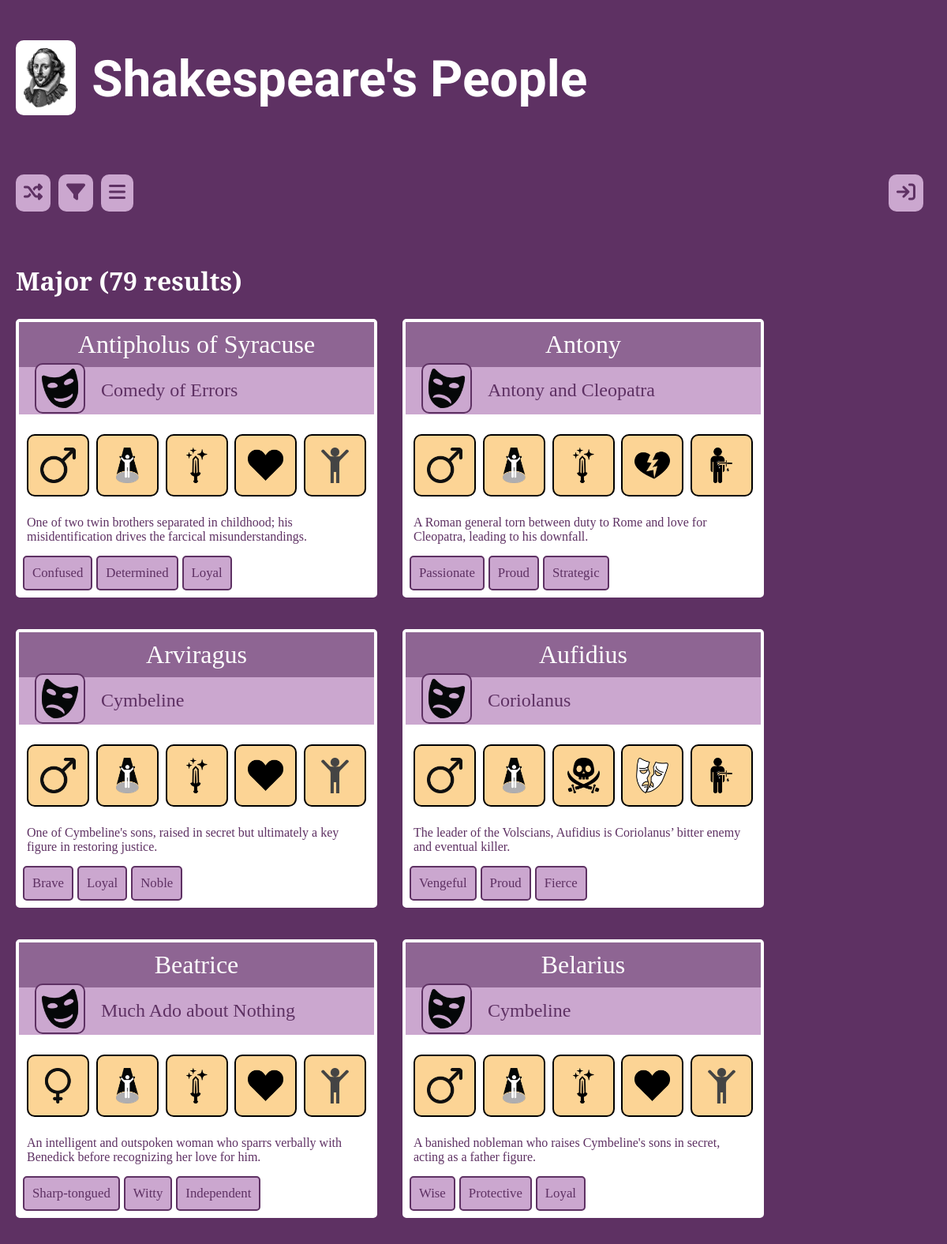
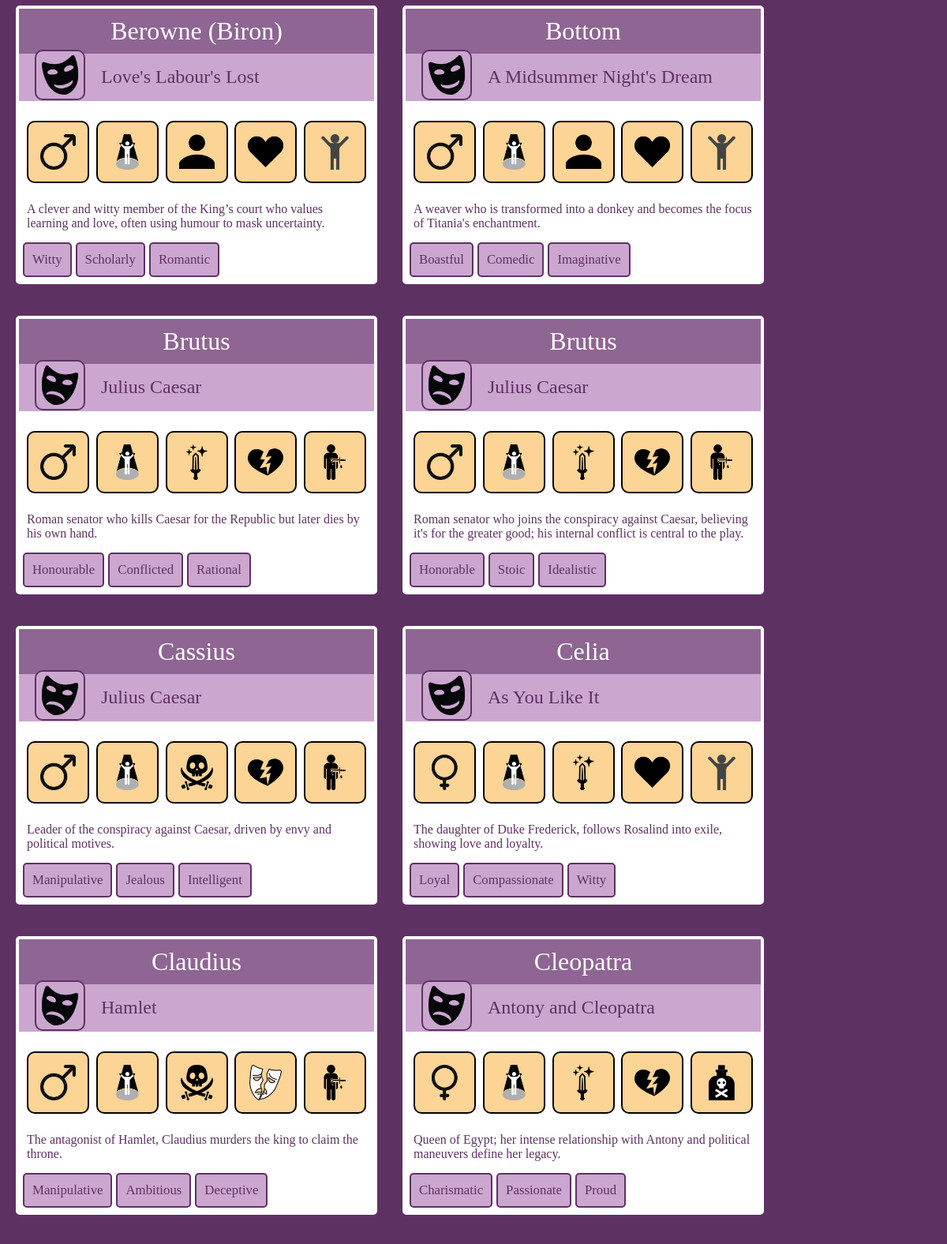
The page /index.php?page=content/click_search&search_type=ms_role&search_term=Major (upper part) on the database its author committed (2 pictures, top to bottom).
### tables this page shows
CREATE TABLE IF NOT EXISTS `data` (
  `ID` int NOT NULL AUTO_INCREMENT,
  `Character_name` varchar(128) NOT NULL,
  `PlayID` int NOT NULL,
  `RoleID` int NOT NULL,
  `GenderID` int NOT NULL,
  `Moral_AlignmentID` int NOT NULL,
  `Trait_1ID` int NOT NULL,
  `Trait_2ID` int NOT NULL,
  `Trait_3ID` int NOT NULL,
  `COD_ActionID` int NOT NULL,
  `COD_MethodID` int NOT NULL,
  `Description` varchar(255) NOT NULL,
  `Featured_Image` varchar(150) NOT NULL,
  PRIMARY KEY (`ID`)
);

CREATE TABLE IF NOT EXISTS `category` (
  `CategoryID` int NOT NULL AUTO_INCREMENT,
  `Play_Cat` varchar(7) NOT NULL,
  `Category_Icon` varchar(75) NOT NULL,
  PRIMARY KEY (`CategoryID`)
);

CREATE TABLE IF NOT EXISTS `play_name` (
  `PlayID` int NOT NULL AUTO_INCREMENT,
  `Play` varchar(128) NOT NULL,
  `CategoryID` int NOT NULL,
  PRIMARY KEY (`PlayID`)
);

CREATE TABLE IF NOT EXISTS `key_traits` (
  `TraitID` int NOT NULL AUTO_INCREMENT,
  `Trait` varchar(40) NOT NULL,
  PRIMARY KEY (`TraitID`)
);

### content/click_search.php (called while the page is built, shortened)
<?php
    $search_type = to_clean($_REQUEST['search_type']);
    $search_term = to_clean($_REQUEST['search_term']);
    $heading=$search_term;
    $order = " ORDER BY d.Character_name ASC";
$search_columns = [
    "play"      => "Play",
    "category"  => "Play_Cat",
    "gender"    => "M_or_F",
    "ms_role"      => "Role",
    "moral_alignment" => "Alignment",
    "cod_action"    => "Action",
    "cod_method"    => "Method",
    "character" => "Character_name"
];
    $params = [$search_term];
    if(array_key_exists($search_type, $search_columns)) {
        $column = $search_columns[$search_type];
        $sql_condition = "WHERE `$column` LIKE ?";
    }
    $sql_condition .= $order;
    include("results.php");
  ?>

### functions.php (called while the page is built, shortened)
<?php
function get_query($dbconnect, $sql_condition, $params = [])
 {
    $find_sql = "
    SELECT d.*,
            p.*,
            c.*,
            g.*,
            r.*,
            ma.*,
            a.*,
            m.*,
            -- 'Trait' is the COLUMN name with the 'word'
            k1.Trait AS Trait1,
            k2.Trait AS Trait2,
            k3.Trait AS Trait3
    FROM data d
    JOIN play_name p ON p.PlayID = d.PlayID
    JOIN category c ON c.CategoryID = p.CategoryID
    JOIN gender g ON g.GenderID = d.GenderID
    JOIN ms_role r ON r.RoleID = d.RoleID
    JOIN moral_alignment ma ON ma.Moral_AlignmentID = d.Moral_AlignmentID
    JOIN cod_action a ON a.COD_ActionID = d.COD_ActionID
    JOIN cod_method m ON m.COD_MethodID = d.COD_MethodID
    JOIN key_traits k1 ON d.Trait_1ID = k1.TraitID
    JOIN key_traits k2 ON d.Trait_2ID = k2.TraitID
    JOIN key_traits k3 ON d.Trait_3ID = k3.TraitID
    -- Adds additional sql condition
    $sql_condition
    ";
    $stmnt = $dbconnect -> prepare($find_sql);
    if(!empty($params)) {
          $types = str_repeat('s', count($params));
          $bind_values = [];
          foreach ($params as $key => $value) {
            $bind_values[$key] = &$params[$key];
          }
      array_unshift($bind_values, $types);
      call_user_func_array([$stmnt, 'bind_param'], $bind_values);
    }
    $stmnt -> execute();
    $find_query = $stmnt -> get_result();
    $find_count = $find_query -> num_rows;
    return [$find_query, $find_count];
 }
 function to_clean($data) {
	$data = trim($data);
	return $data;
}
      ?>

### content/retrieve_all.php (called while the page is built, shortened)
<?php
    $character = $find_rs['Character_name'];
    $play = $find_rs['Play'];
    $category = $find_rs['Play_Cat'];
    $gender = $find_rs['M_or_F'];
    $role = $find_rs['Role'];
    $alignment = $find_rs['Alignment'];
    $action = $find_rs['Action'];
    $method = $find_rs['Method'];
    $trait1 = $find_rs['Trait1'];
    $trait2 = $find_rs['Trait2'];
    $trait3 = $find_rs['Trait3'];
    $category_icon = "images/icons/".$find_rs['Category_Icon'];
    $gender_icon = "images/icons/".$find_rs['Gender_Icon'];
    $role_icon = "images/icons/".$find_rs['Role_Icon'];
    $alignment_icon = "images/icons/".$find_rs['Moral_Icon'];
    $action_icon = "images/icons/".$find_rs['Action_Icon'];
    $method_icon = "images/icons/".$find_rs['Method_Icon'];
    $click_type = "index.php?page=content/click_search&search_type=";
    $click_term="&search_term="
?>

### content/character_details.php (the view, shortened to what this page needs)
<div class="char-details">
    <div class="character-name"><?= htmlspecialchars($character); ?></div>
<div class="play-title">
    <a title="<?= htmlspecialchars($category); ?>" href="<?= $click_type."category".$click_term.urlencode($category) ?>"><img src="<?= htmlspecialchars($category_icon); ?>"></a>
    <a class="play" href="<?= $click_type."play".$click_term.urlencode($play) ?>"><?= htmlspecialchars($play);?></a>
</div>
<?php
    $all_icons = [
        [$gender, $click_type."gender".$click_term.$gender, $gender_icon],
        [$role, $click_type."ms_role".$click_term.$role, $role_icon],
        [$alignment, $click_type."moral_alignment".$click_term.$alignment, $alignment_icon],
        [$action, $click_type."cod_action".$click_term.$action, $action_icon],
        [$method, $click_type."cod_method".$click_term.$method, $method_icon]
    ];
?>
<div class="icon-row">
<?php
foreach($all_icons as $icon) {
    ?>
    <a title="<?= htmlspecialchars($icon[0]); ?>" href="<?= $icon[1];?>"><img src="<?= htmlspecialchars($icon[2]); ?>" alt="<?= htmlspecialchars($icon[0]); ?>" ></a>
    <?php
}
?>
</div>
<div class="description pad-10">
    <?=  htmlspecialchars($find_rs['Description']); ?>
</div>
<div class="trait-tags">
<?php
    $all_traits = [$trait1, $trait2, $trait3];
    foreach($all_traits as $trait) {
        if($trait != "n/a") {
            ?>
                <a class="trait pad-10" href="<?= $click_type?>trait<?= $click_term.$trait; ?>"><?= $trait; ?></a>
            <?php
        }
    }
?>
</div>
</div>

### content/results.php (shortened to what this page needs)
<?php
list($find_query, $find_count) = get_query($dbconnect, $sql_condition, $params);
if($find_count > 0) {
if($find_count == 1) {
    $results_heading = $heading;
}
else {
    $results_heading = $heading." (".$find_count." results)";
}
if($heading != "")
{
    ?>
        <h2><?= htmlspecialchars($results_heading); ?></h2>
    <?php
}
    ?>
<div class='all-cards'>
<?php
while($find_rs = mysqli_fetch_assoc($find_query)) {
    include("retrieve_all.php");
    include("character_details.php");
}
?>
</div>
    <?php
}
?>

### css/base.css (style rules this page uses)
:root { --dark-purple: #5E3163; --med-purple: #8e6593; --light-purple: #cba7cf; --charcoal: #333; --error-back: #F7BEBE; --error-text: #660000; --hover-peach: #FCD495; --visited-grey: #c6c6c6; --light-grey: #dedede; --black: #000; --white: #fff; }
.pad-10 { padding: 10px; }
html, body { height: 100%; }
body { margin: 0; padding: 0; background-color: var(--dark-purple); color: var(--white); font-family: "Libre Baskerville", serif; }
h2 { font-size: 200%; }

### css/cards.css (style rules this page uses)
.all-cards { display: grid; grid-template-rows: auto; grid-auto-rows: auto; grid-template-columns: repeat(auto-fit, 450px); gap: 40px; align-content: start; }
.char-details { background-color: var(--white); color: var(--dark-purple); width: 100%; border: 4px solid var(--white); border-radius: 5px; box-shadow: 5px 5px 15p var(--black); text-align: left; }
.character-name { font-size: 24pt; text-align: center; padding: 10px; background-color: var(--med-purple); color: var(--white); }
.play-title { display: flex; align-items: center; background-color: var(--light-purple); padding-left: 20px; font-size: 18pt; height: 60px; }
.play-title a img, .icon { border: 2px solid var(--dark-purple); padding: 5px; border-radius: 10px; width: 50px; margin-right: 20px; background-color: var(--light-purple); }
.play-title a { text-decoration: none; color: var(--dark-purple) }
.icon-row { display: flex; padding: 10px; padding-top: 25px; align-content: center; justify-content: space-between; }
.icon-row a img { border: 2px solid var(--black); padding: 15px; border-radius: 10px; width: 45px; background-color: var(--hover-peach); }
.trait-tags { display: flex; margin: 5px; }
.trait-tags a { margin-right: 5px; background-color: var(--light-purple); color: var(--dark-purple); border: 2px solid var(--dark-purple); border-radius: 5px; text-decoration: none; font-size: 105%; }

### rows shown on the page
data: Character_name "Antipholus of Syracuse", category.Category_Icon (picture), PlayID.Play "Comedy of Errors", Description "One of two twin brothers separated in childhood; his misidentification drives the farcical misunderstandings.", key_traits.Trait "Confused", key_traits.Trait "Determined", key_traits.Trait "Loyal"
data: Character_name "Antony", category.Category_Icon (picture), PlayID.Play "Antony and Cleopatra", Description "A Roman general torn between duty to Rome and love for Cleopatra, leading to his downfall.", key_traits.Trait "Passionate", key_traits.Trait "Proud", key_traits.Trait "Strategic"
data: Character_name "Arviragus", category.Category_Icon (picture), PlayID.Play "Cymbeline", Description "One of Cymbeline's sons, raised in secret but ultimately a key figure in restoring justice.", key_traits.Trait "Brave", key_traits.Trait "Loyal", key_traits.Trait "Noble"
data: Character_name "Aufidius", category.Category_Icon (picture), PlayID.Play "Coriolanus", Description "The leader of the Volscians, Aufidius is Coriolanus’ bitter enemy and eventual killer.", key_traits.Trait "Vengeful", key_traits.Trait "Proud", key_traits.Trait "Fierce"
data: Character_name "Beatrice", category.Category_Icon (picture), PlayID.Play "Much Ado about Nothing", Description "An intelligent and outspoken woman who sparrs verbally with Benedick before recognizing her love for him.", key_traits.Trait "Sharp-tongued", key_traits.Trait "Witty", key_traits.Trait "Independent"
data: Character_name "Belarius", category.Category_Icon (picture), PlayID.Play "Cymbeline", Description "A banished nobleman who raises Cymbeline's sons in secret, acting as a father figure.", key_traits.Trait "Wise", key_traits.Trait "Protective", key_traits.Trait "Loyal"
data: Character_name "Berowne (Biron)", category.Category_Icon (picture), PlayID.Play "Love's Labour's Lost", Description "A clever and witty member of the King’s court who values learning and love, often using humour to mask uncertainty.", key_traits.Trait "Witty", key_traits.Trait "Scholarly", key_traits.Trait "Romantic"
data: Character_name "Bottom", category.Category_Icon (picture), PlayID.Play "A Midsummer Night's Dream", Description "A weaver who is transformed into a donkey and becomes the focus of Titania's enchantment.", key_traits.Trait "Boastful", key_traits.Trait "Comedic", key_traits.Trait "Imaginative"
data: Character_name "Brutus", category.Category_Icon (picture), PlayID.Play "Julius Caesar", Description "Roman senator who kills Caesar for the Republic but later dies by his own hand.", key_traits.Trait "Honourable", key_traits.Trait "Conflicted", key_traits.Trait "Rational"
data: Character_name "Brutus", category.Category_Icon (picture), PlayID.Play "Julius Caesar", Description "Roman senator who joins the conspiracy against Caesar, believing it's for the greater good; his internal conflict is central to the play.", key_traits.Trait "Honorable", key_traits.Trait "Stoic", key_traits.Trait "Idealistic"
data: Character_name "Cassius", category.Category_Icon (picture), PlayID.Play "Julius Caesar", Description "Leader of the conspiracy against Caesar, driven by envy and political motives.", key_traits.Trait "Manipulative", key_traits.Trait "Jealous", key_traits.Trait "Intelligent"
data: Character_name "Celia", category.Category_Icon (picture), PlayID.Play "As You Like It", Description "The daughter of Duke Frederick, follows Rosalind into exile, showing love and loyalty.", key_traits.Trait "Loyal", key_traits.Trait "Compassionate", key_traits.Trait "Witty"
data: Character_name "Claudius", category.Category_Icon (picture), PlayID.Play "Hamlet", Description "The antagonist of Hamlet, Claudius murders the king to claim the throne.", key_traits.Trait "Manipulative", key_traits.Trait "Ambitious", key_traits.Trait "Deceptive"
data: Character_name "Cleopatra", category.Category_Icon (picture), PlayID.Play "Antony and Cleopatra", Description "Queen of Egypt; her intense relationship with Antony and political maneuvers define her legacy.", key_traits.Trait "Charismatic", key_traits.Trait "Passionate", key_traits.Trait "Proud"

### other values the page prints
$results_heading "Major (79 results)"
